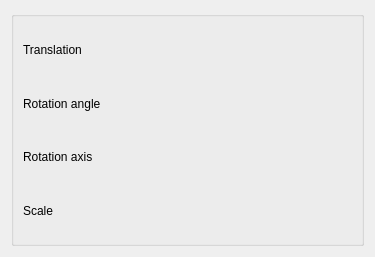
<?xml version="1.0" encoding="UTF-8"?>
<ui version="4.0">
 <class>TransformEdit</class>
 <widget class="QWidget" name="TransformEdit">
  <property name="geometry">
   <rect>
    <x>0</x>
    <y>0</y>
    <width>375</width>
    <height>257</height>
   </rect>
  </property>
  <property name="windowTitle">
   <string>Form</string>
  </property>
  <layout class="QGridLayout" name="gridLayout">
   <item row="0" column="0">
    <widget class="QGroupBox" name="groupBox">
     <property name="title">
      <string/>
     </property>
     <layout class="QGridLayout" name="gridLayout_2">
      <item row="0" column="1" colspan="2">
       <widget class="Vec3View" name="translation" native="true"/>
      </item>
      <item row="4" column="1" colspan="2">
       <widget class="Vec3View" name="rotAxis" native="true"/>
      </item>
      <item row="5" column="1" colspan="2">
       <widget class="Vec3View" name="scle" native="true"/>
      </item>
      <item row="5" column="0">
       <widget class="QLabel" name="label_4">
        <property name="text">
         <string>Scale</string>
        </property>
       </widget>
      </item>
      <item row="2" column="0">
       <widget class="QLabel" name="label_2">
        <property name="text">
         <string>Rotation angle</string>
        </property>
       </widget>
      </item>
      <item row="4" column="0">
       <widget class="QLabel" name="label_3">
        <property name="text">
         <string>Rotation axis</string>
        </property>
       </widget>
      </item>
      <item row="0" column="0">
       <widget class="QLabel" name="label">
        <property name="text">
         <string>Translation</string>
        </property>
       </widget>
      </item>
      <item row="2" column="1" colspan="2">
       <widget class="SlidedSpinboxWidget" name="rotationAngle" native="true"/>
      </item>
     </layout>
    </widget>
   </item>
  </layout>
 </widget>
 <customwidgets>
  <customwidget>
   <class>Vec3View</class>
   <extends>QWidget</extends>
   <header>vec3view.h</header>
   <container>1</container>
   <slots>
    <signal>valueChanged()</signal>
   </slots>
  </customwidget>
  <customwidget>
   <class>SlidedSpinboxWidget</class>
   <extends>QWidget</extends>
   <header>slidedspinboxwidget.h</header>
   <container>1</container>
   <slots>
    <signal>valueChanged()</signal>
   </slots>
  </customwidget>
 </customwidgets>
 <resources/>
 <connections>
  <connection>
   <sender>translation</sender>
   <signal>valueChanged()</signal>
   <receiver>TransformEdit</receiver>
   <slot>onTranslationChanged()</slot>
   <hints>
    <hint type="sourcelabel">
     <x>142</x>
     <y>32</y>
    </hint>
    <hint type="destinationlabel">
     <x>90</x>
     <y>2</y>
    </hint>
   </hints>
  </connection>
  <connection>
   <sender>rotAxis</sender>
   <signal>valueChanged()</signal>
   <receiver>TransformEdit</receiver>
   <slot>onRotAxisChanged()</slot>
   <hints>
    <hint type="sourcelabel">
     <x>202</x>
     <y>179</y>
    </hint>
    <hint type="destinationlabel">
     <x>3</x>
     <y>191</y>
    </hint>
   </hints>
  </connection>
  <connection>
   <sender>scle</sender>
   <signal>valueChanged()</signal>
   <receiver>TransformEdit</receiver>
   <slot>onScaleChanged()</slot>
   <hints>
    <hint type="sourcelabel">
     <x>283</x>
     <y>237</y>
    </hint>
    <hint type="destinationlabel">
     <x>109</x>
     <y>297</y>
    </hint>
   </hints>
  </connection>
  <connection>
   <sender>rotationAngle</sender>
   <signal>valueChanged()</signal>
   <receiver>TransformEdit</receiver>
   <slot>onRotAngleChanged()</slot>
   <hints>
    <hint type="sourcelabel">
     <x>202</x>
     <y>95</y>
    </hint>
    <hint type="destinationlabel">
     <x>215</x>
     <y>1</y>
    </hint>
   </hints>
  </connection>
 </connections>
 <slots>
  <slot>onTranslationChanged()</slot>
  <slot>onRotAxisChanged()</slot>
  <slot>onRotAngleChanged()</slot>
  <slot>onScaleChanged()</slot>
  <slot>onAngleSliderChanged(int)</slot>
  <slot>onAngleSpinboxChanged(double)</slot>
 </slots>
</ui>
